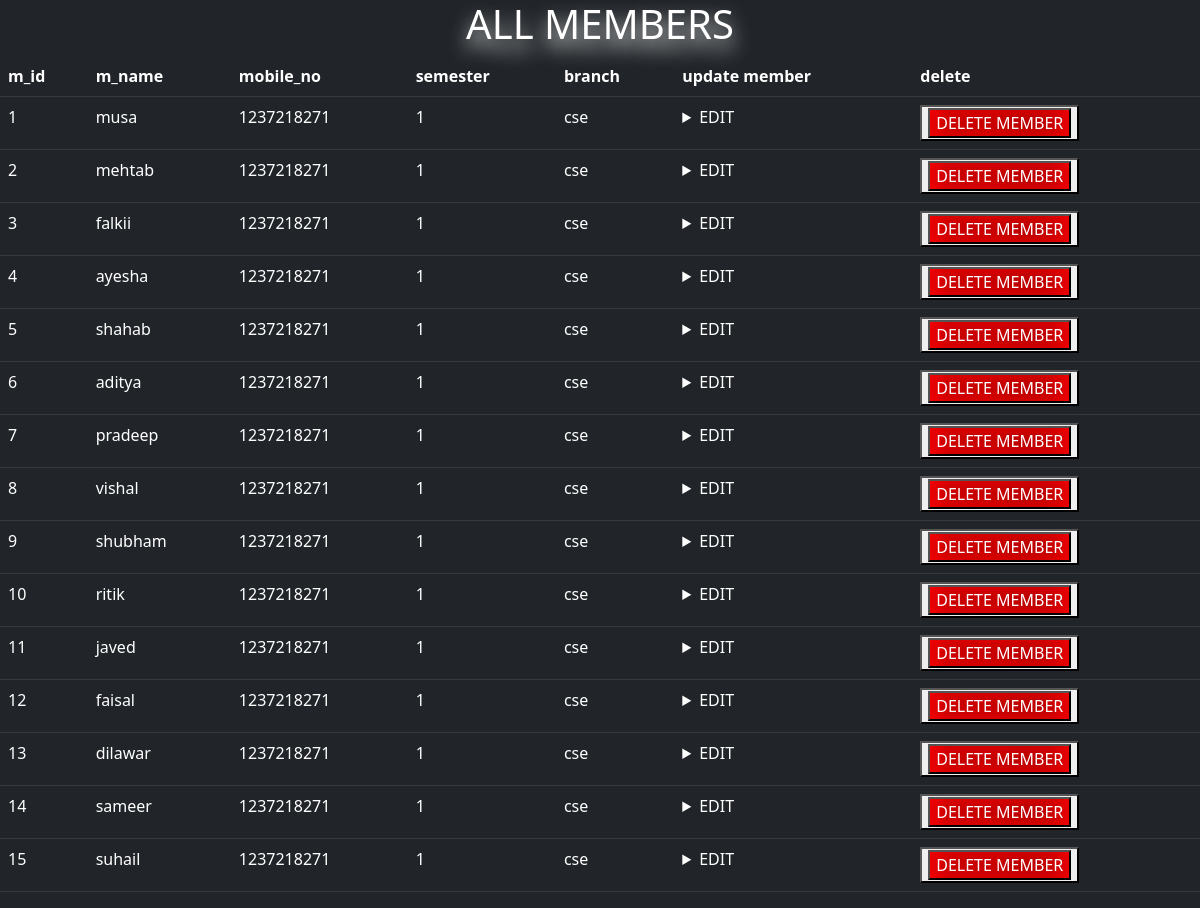
Screenshot of /seeallmembers/ (signed in) with the database file from the repository.
### myfirstapp/models.py (models this page shows)
class members(models.Model):
    m_id=models.IntegerField(primary_key=True)
    m_name=models.CharField(max_length=100)
    mobile_no=models.IntegerField()
    semester=models.IntegerField()
    branch=models.CharField(max_length=30)

### myfirstapp/views.py (the view)
# urls.py: path('seeallmembers/',views.seeallmembers),
@login_required(login_url='/userlogin')
def seeallmembers(request):                 #-----------------to see all members
    data=list(models.members.objects.all().values())
    return render(request,'seeallmembers.html',{'members':data})

### myfirstapp/templates/seeallmembers.html (shortened to what this page needs)
<!DOCTYPE html>
<html lang="en">
<head>
    <link href="https://cdn.jsdelivr.net/npm/bootstrap@5.0.2/dist/css/bootstrap.min.css" rel="stylesheet">
</head>
<body class="bg-dark">
    <div class="bg-dark"  style="text-align: center;text-shadow: 0 10px 20px white;">
        <H1 style="color: white;"> ALL MEMBERS</H1>
      </div>
    <table  class="table table-dark table-hover">
        <tr>
            <th>m_id</th>
            <th>m_name</th>
            <th>mobile_no</th>
            <th>semester</th>
            <th>branch</th>
            <th>update member</th>
            <th>delete</th>
        </tr>
        {% for i in members %}
     <tr>
     <td>{{i.m_id}}</td>
     <td>{{i.m_name}}</td>
     <td>{{i.mobile_no}}</td>
     <td>{{i.semester}}</td>
     <td>{{i.branch}}</td>
     <td>
        <details><summary>EDIT</summary>
            </details>
     </td>
     <td>
        <button>
                <form action="/deletemember" method="GET">
                    <input style="background-color:red;text-shadow: 0 0 20px black,0 0 40px black,0 0 80px black;color: white;" type="submit" value="DELETE MEMBER">
                </form>
        </button>
     </td>
     </tr>
     {%endfor%}
    </table>
</body>
</html>

### rows the page displays
members: m_id "1", m_name "musa", mobile_no "1237218271", semester "1", branch "cse"
members: m_id "2", m_name "mehtab", mobile_no "1237218271", semester "1", branch "cse"
members: m_id "3", m_name "falkii", mobile_no "1237218271", semester "1", branch "cse"
members: m_id "4", m_name "ayesha", mobile_no "1237218271", semester "1", branch "cse"
members: m_id "5", m_name "shahab", mobile_no "1237218271", semester "1", branch "cse"
members: m_id "6", m_name "aditya", mobile_no "1237218271", semester "1", branch "cse"
members: m_id "7", m_name "pradeep", mobile_no "1237218271", semester "1", branch "cse"
members: m_id "8", m_name "vishal", mobile_no "1237218271", semester "1", branch "cse"
members: m_id "9", m_name "shubham", mobile_no "1237218271", semester "1", branch "cse"
members: m_id "10", m_name "ritik", mobile_no "1237218271", semester "1", branch "cse"
members: m_id "11", m_name "javed", mobile_no "1237218271", semester "1", branch "cse"
members: m_id "12", m_name "faisal", mobile_no "1237218271", semester "1", branch "cse"
members: m_id "13", m_name "dilawar", mobile_no "1237218271", semester "1", branch "cse"
members: m_id "14", m_name "sameer", mobile_no "1237218271", semester "1", branch "cse"
members: m_id "15", m_name "suhail", mobile_no "1237218271", semester "1", branch "cse"
